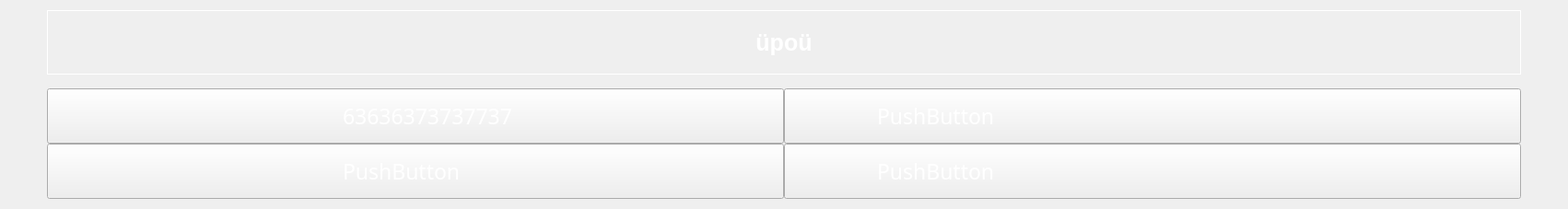
<?xml version="1.0" encoding="UTF-8"?>
<ui version="4.0">
 <class>QuestionView</class>
 <widget class="QWidget" name="QuestionView">
  <property name="windowModality">
   <enum>Qt::WindowModal</enum>
  </property>
  <property name="enabled">
   <bool>true</bool>
  </property>
  <property name="geometry">
   <rect>
    <x>0</x>
    <y>0</y>
    <width>1702</width>
    <height>234</height>
   </rect>
  </property>
  <property name="sizePolicy">
   <sizepolicy hsizetype="Fixed" vsizetype="Fixed">
    <horstretch>0</horstretch>
    <verstretch>0</verstretch>
   </sizepolicy>
  </property>
  <property name="sizeIncrement">
   <size>
    <width>60</width>
    <height>70</height>
   </size>
  </property>
  <property name="baseSize">
   <size>
    <width>60</width>
    <height>60</height>
   </size>
  </property>
  <property name="windowTitle">
   <string/>
  </property>
  <property name="windowIcon">
   <iconset resource="resources.qrc">
    <normaloff>:/images/icon.png</normaloff>:/images/icon.png</iconset>
  </property>
  <property name="styleSheet">
   <string notr="true">QLabel { 
	color : white; 
}


QPushButton { 
	color : white; 
}

QLabel#questionLabel {
	border-image:url(:/images/question_header.png);
	border-width: 0px;

}

QFrame:hover#a {
	border-image: url(:/images/a_button_enabled.png);
	border-width: 0px;
}

QFrame#a {
	border-image: url(:/images/a_button.png);
	border-width: 0px;
}

QPushButton:hover#a_button {
	border-image: url(:/images/a_button_enabled.png);
	border-width: 0px;
}

QPushButton:hover#b_button {
	border-image: url(:/images/b_button_enabled.png);
	border-width: 0px;
}


QPushButton:hover#c_button {
	border-image: url(:/images/c_button_enabled.png);
	border-width: 0px;
}

QPushButton:hover#d_button {
	border-image: url(:/images/d_button_enabled.png);
	border-width: 0px;
}

QPushButton#a_button {
	border-image: url(:/images/a_button.png);
	border-width: 0px;
	padding: 0px 0px 0px 320px;
	text-align:left;
}


QPushButton#b_button {
	border-image: url(:/images/b_button.png);
	border-width: 0px;
	padding: 0px 0px 0px 100px;
	text-align:left;
}

QPushButton#c_button {
	border-image: url(:/images/c_button.png);
	border-width: 0px;
	padding: 0px 0px 0px 320px;
	text-align:left;
}

QPushButton#d_button {
	border-image: url(:/images/d_button.png);
	border-width: 0px;
	padding: 0px 0px 0px 100px;
	text-align:left;
}


</string>
  </property>
  <layout class="QVBoxLayout" name="verticalLayout">
   <property name="sizeConstraint">
    <enum>QLayout::SetMinAndMaxSize</enum>
   </property>
   <item>
    <layout class="QVBoxLayout" name="test">
     <property name="spacing">
      <number>0</number>
     </property>
     <property name="sizeConstraint">
      <enum>QLayout::SetDefaultConstraint</enum>
     </property>
     <property name="rightMargin">
      <number>0</number>
     </property>
     <item>
      <layout class="QHBoxLayout" name="horizontalLayout_2">
       <property name="spacing">
        <number>0</number>
       </property>
       <item>
        <widget class="QLabel" name="questionLabel">
         <property name="sizePolicy">
          <sizepolicy hsizetype="Expanding" vsizetype="Fixed">
           <horstretch>100</horstretch>
           <verstretch>100</verstretch>
          </sizepolicy>
         </property>
         <property name="minimumSize">
          <size>
           <width>1600</width>
           <height>70</height>
          </size>
         </property>
         <property name="maximumSize">
          <size>
           <width>1600</width>
           <height>16777215</height>
          </size>
         </property>
         <property name="sizeIncrement">
          <size>
           <width>90</width>
           <height>90</height>
          </size>
         </property>
         <property name="baseSize">
          <size>
           <width>90</width>
           <height>90</height>
          </size>
         </property>
         <property name="font">
          <font>
           <pointsize>19</pointsize>
           <weight>75</weight>
           <bold>true</bold>
           <stylestrategy>PreferAntialias</stylestrategy>
          </font>
         </property>
         <property name="frameShape">
          <enum>QFrame::Panel</enum>
         </property>
         <property name="text">
          <string>üpoü</string>
         </property>
         <property name="alignment">
          <set>Qt::AlignCenter</set>
         </property>
         <property name="margin">
          <number>10</number>
         </property>
        </widget>
       </item>
      </layout>
     </item>
     <item>
      <spacer name="verticalSpacer">
       <property name="orientation">
        <enum>Qt::Vertical</enum>
       </property>
       <property name="sizeType">
        <enum>QSizePolicy::Maximum</enum>
       </property>
       <property name="sizeHint" stdset="0">
        <size>
         <width>0</width>
         <height>15</height>
        </size>
       </property>
      </spacer>
     </item>
     <item>
      <layout class="QGridLayout" name="gridLayout" columnstretch="0,0,0,0">
       <property name="sizeConstraint">
        <enum>QLayout::SetFixedSize</enum>
       </property>
       <property name="leftMargin">
        <number>0</number>
       </property>
       <property name="topMargin">
        <number>0</number>
       </property>
       <property name="rightMargin">
        <number>0</number>
       </property>
       <property name="bottomMargin">
        <number>0</number>
       </property>
       <property name="spacing">
        <number>0</number>
       </property>
       <item row="0" column="0">
        <spacer name="horizontalSpacer">
         <property name="orientation">
          <enum>Qt::Horizontal</enum>
         </property>
         <property name="sizeHint" stdset="0">
          <size>
           <width>40</width>
           <height>20</height>
          </size>
         </property>
        </spacer>
       </item>
       <item row="1" column="2">
        <widget class="QPushButton" name="d_button">
         <property name="sizePolicy">
          <sizepolicy hsizetype="Expanding" vsizetype="Fixed">
           <horstretch>0</horstretch>
           <verstretch>0</verstretch>
          </sizepolicy>
         </property>
         <property name="minimumSize">
          <size>
           <width>800</width>
           <height>60</height>
          </size>
         </property>
         <property name="maximumSize">
          <size>
           <width>800</width>
           <height>16777215</height>
          </size>
         </property>
         <property name="font">
          <font>
           <family>OpenSymbol</family>
           <pointsize>17</pointsize>
           <weight>50</weight>
           <bold>false</bold>
           <stylestrategy>PreferAntialias</stylestrategy>
          </font>
         </property>
         <property name="styleSheet">
          <string notr="true"/>
         </property>
         <property name="text">
          <string>PushButton</string>
         </property>
        </widget>
       </item>
       <item row="0" column="1">
        <widget class="QPushButton" name="a_button">
         <property name="sizePolicy">
          <sizepolicy hsizetype="Expanding" vsizetype="Fixed">
           <horstretch>0</horstretch>
           <verstretch>0</verstretch>
          </sizepolicy>
         </property>
         <property name="minimumSize">
          <size>
           <width>800</width>
           <height>60</height>
          </size>
         </property>
         <property name="maximumSize">
          <size>
           <width>800</width>
           <height>16777215</height>
          </size>
         </property>
         <property name="font">
          <font>
           <family>OpenSymbol</family>
           <pointsize>17</pointsize>
           <weight>50</weight>
           <bold>false</bold>
           <stylestrategy>PreferAntialias</stylestrategy>
          </font>
         </property>
         <property name="text">
          <string>63636373737737</string>
         </property>
         <property name="checkable">
          <bool>false</bool>
         </property>
         <property name="checked">
          <bool>false</bool>
         </property>
         <property name="autoRepeat">
          <bool>false</bool>
         </property>
        </widget>
       </item>
       <item row="0" column="2">
        <widget class="QPushButton" name="b_button">
         <property name="sizePolicy">
          <sizepolicy hsizetype="Expanding" vsizetype="Fixed">
           <horstretch>0</horstretch>
           <verstretch>0</verstretch>
          </sizepolicy>
         </property>
         <property name="minimumSize">
          <size>
           <width>800</width>
           <height>60</height>
          </size>
         </property>
         <property name="maximumSize">
          <size>
           <width>800</width>
           <height>16777215</height>
          </size>
         </property>
         <property name="font">
          <font>
           <family>OpenSymbol</family>
           <pointsize>17</pointsize>
           <weight>50</weight>
           <bold>false</bold>
           <stylestrategy>PreferAntialias</stylestrategy>
          </font>
         </property>
         <property name="text">
          <string>PushButton</string>
         </property>
         <property name="checkable">
          <bool>false</bool>
         </property>
         <property name="checked">
          <bool>false</bool>
         </property>
        </widget>
       </item>
       <item row="1" column="1">
        <widget class="QPushButton" name="c_button">
         <property name="sizePolicy">
          <sizepolicy hsizetype="Expanding" vsizetype="Fixed">
           <horstretch>0</horstretch>
           <verstretch>0</verstretch>
          </sizepolicy>
         </property>
         <property name="minimumSize">
          <size>
           <width>800</width>
           <height>60</height>
          </size>
         </property>
         <property name="maximumSize">
          <size>
           <width>800</width>
           <height>16777215</height>
          </size>
         </property>
         <property name="font">
          <font>
           <family>OpenSymbol</family>
           <pointsize>17</pointsize>
           <weight>50</weight>
           <bold>false</bold>
           <stylestrategy>PreferAntialias</stylestrategy>
          </font>
         </property>
         <property name="text">
          <string>PushButton</string>
         </property>
        </widget>
       </item>
       <item row="0" column="3">
        <spacer name="horizontalSpacer_2">
         <property name="orientation">
          <enum>Qt::Horizontal</enum>
         </property>
         <property name="sizeHint" stdset="0">
          <size>
           <width>40</width>
           <height>20</height>
          </size>
         </property>
        </spacer>
       </item>
      </layout>
     </item>
    </layout>
   </item>
  </layout>
 </widget>
 <resources>
  <include location="resources.qrc"/>
 </resources>
 <connections/>
</ui>
